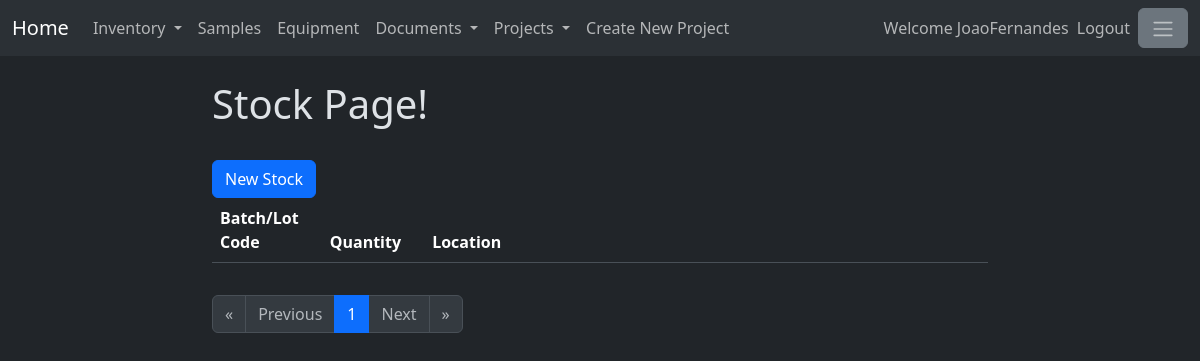
/stock/ (signed in), run on an earlier commit of the app's database.
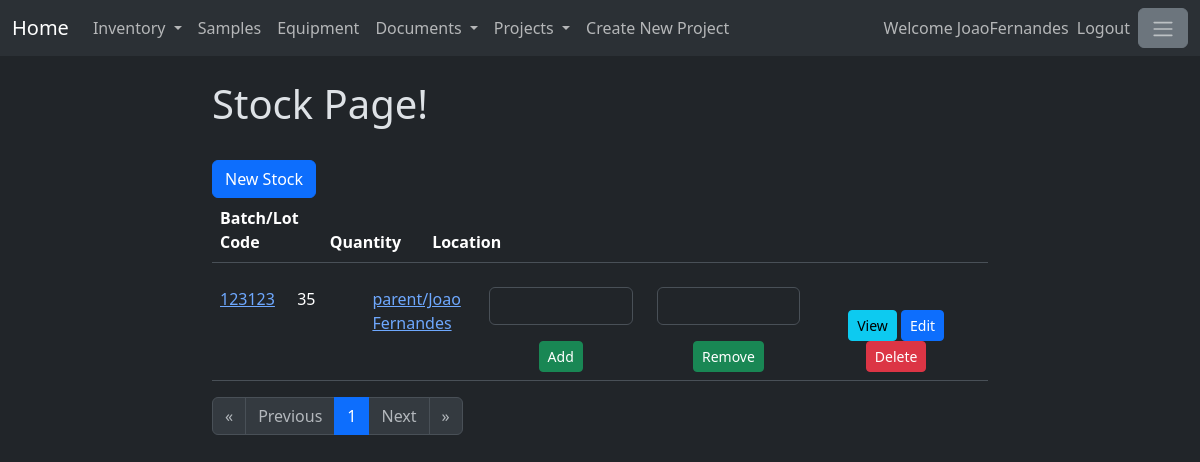
And on a later commit of the database.
### stock/models.py (models this page shows, shortened)
class Stock(models.Model):
    batchCode = models.CharField(max_length=200, blank=True, null=True)
    quantity = models.IntegerField()
    hasBatchCode = models.BooleanField()
    locationId = models.ForeignKey(Locations, on_delete=models.SET_NULL, null=True)
    itemId = models.ForeignKey(SuppliersItems, on_delete=models.CASCADE, null=True)
    price = models.DecimalField(max_digits=10, decimal_places=2, null=True, blank=True)
    isEnabled=models.BooleanField(default=True)

### location/models.py (models this page shows)
class Locations(models.Model):
    name = models.CharField(max_length=200)
    description = models.TextField()
    parentLocation=models.ForeignKey('self', on_delete=models.SET_NULL, null=True, related_name='_parentLocation')
    isEnabled=models.BooleanField(default=True)
    def __str__(self) -> str:
        if self.parentLocation==None:
            return self.name
        return self.parentLocation.__str__() + '/' + self.name

### stock/views.py (the view)
# urls.py: path('', views.stockList, name = 'listStock'),
@login_required
def stockList(response):
    projects=Projects.objects.filter(isEnabled=True)
    projectform = CreateNewProject()
    stockListObjects = Stock.objects.filter(isEnabled=True)
    paginator = Paginator(stockListObjects,20)
    page_number = response.GET.get("page")
    page_obj = paginator.get_page(page_number)
    stockform = CreateNewItemStock(parentItem = 0)
    removeQuantityStockform = RemoveStockQuantity()
    addQuantityStockform = AddStockQuantity()
    return render(response, 'stockList.html', {'page_obj':page_obj,
                                                'stockform':stockform,
                                                'removeQuantityStockform':removeQuantityStockform,
                                                'addQuantityStockform':addQuantityStockform,
                                                'projects' : projects,
                                                    'projectform' : projectform})

### stock/forms.py
class CreateNewItemStock(forms.Form):
    def __init__(self, *args, **kwargs):
        parentItem = kwargs.pop('parentItem')
        super(CreateNewItemStock, self).__init__(*args, **kwargs)
        if parentItem == 0:
            self.fields['itemId'] = forms.ModelChoiceField(queryset=SuppliersItems.objects.filter(isEnabled=True),
                                        required=True,
                                        label='What\' the Item')
        else:
            self.fields['itemId'] = forms.ModelChoiceField(queryset=SuppliersItems.objects.filter(itemId_id = parentItem).filter(isEnabled=True),
                                        required=True,
                                        label='What\' the Item')
        self.fields['batchCode'] = forms.CharField(label = 'Batch/Lot Code', max_length=200, required=True)
        self.fields['quantity'] = forms.IntegerField(label='Quantity', required=True)
        self.fields['locationId'] =forms.ModelChoiceField(queryset=Locations.objects.filter(isEnabled=True),
                                      required=True,
                                      label='Stock Location')

### stock/templates/stockList.html (shortened to what this page needs)
{% extends 'baseStock.html' %}
{% load crispy_forms_tags %}
{% block content %}
<h1> Stock Page! </h1>
<br>
<button type="button" class="btn btn-primary" data-bs-toggle="modal" data-bs-target="#stockModal">
    New Stock
  </button>
<br>
<table class="table" style="width: 100%;">
    <thead>
      <tr>
        <th width="10%" scope="col">Batch/Lot Code</th>
        <th width="10%" scope="col">Quantity</th>
        <th width="10%" scope="col">Location</th>
        <th width="50%" scope="col"> </th>
      </tr>
    </thead>
</table>
<div style="width:100%; overflow:auto; max-height:500px;">
  <table class="table">
      <tbody>
        {% for stock in page_obj %}
            {% include 'stock_details.html'  %}
        {% endfor %}
      </tbody>
  </table>
</div>
<nav aria-label="Page navigation">
  <ul class="pagination">
      {%if page_obj.has_previous%}
          <li class="page-item">
              <a class="page-link" href="?page=1" aria-label="First">
              <span aria-hidden="true">&laquo;</span>
              </a>
          </li>
          <li class="page-item">
              <a class="page-link" href="?page={{page_obj.previous_page_number}}" aria-label="Previous">
              <span aria-hidden="true">Previous</span>
              </a>
          </li>
      {% else %}
          <li class="page-item">
              <span class="page-link disabled" aria-hidden="true">&laquo;</span>
          </li>
          <li class="page-item">
              <span class="page-link disabled" aria-hidden="true">Previous</span>
          </li>
      {% endif%}
      {% for page in page_obj.paginator.page_range %}
          {% if page == page_obj.number %}
              <li class="page-item active"><a class="page-link" href="?page={{page}}">{{page}}</a></li>
          {% else %}
              <li class="page-item"><a class="page-link" href="?page={{page}}">{{page}}</a></li>
          {% endif %}
      {% endfor %}
      {%if page_obj.has_next%}
          <li class="page-item">
              <a class="page-link" href="?page={{page_obj.next_page_number}}" aria-label="Next">
              <span aria-hidden="true">Next</span>
              </a>
          </li>
          <li class="page-item">
              <a class="page-link" href="?page={{page_obj.paginator.num_pages}}" aria-label="Last">
              <span aria-hidden="true">&raquo;</span>
              </a>
          </li>
      {% else %}
          <li class="page-item">
              <span class="page-link disabled" aria-hidden="true">Next</span>
          </li>
          <li class="page-item">
              <span class="page-link disabled" aria-hidden="true">&raquo;</span>
          </li>
      {% endif%}
  </ul>
</nav>
{% endblock %}

### stock/templates/stock_details.html (shortened to what this page needs)
{% load crispy_forms_tags %}
<tr hx-target="this" hx-swap="outerHTML">
    <td width="10%">
        <a href="{% url 'specificStock' stock.id %}">
            {{stock.batchCode}}
        </a>
    </td>
    <td width="10%">
        {{stock.quantity}}
    </td>
    <td width="10%">
        <a href="{% url 'specificLocation' stock.locationId.id %}">
            {{stock.locationId}}
        </a>
    </td>
    <td width="70%">
        <div class="container text-center">
            <div class="row align-items-end">
              <div class="col">
                <form method="post" hx-post="{% url 'editStockHTMX' stock.id%}">
                    {{ addQuantityStockform|crispy }}
                    <button  type="submit" class="btn btn-success btn-sm">
                        Add
                    </button>
                </form>
              </div>
              <div class="col">
                <form method="post" hx-post="{% url 'editStockHTMX' stock.id%}">
                    {{ removeQuantityStockform|crispy }}
                    <button  type="submit" class="btn btn-success btn-sm">
                        Remove
                    </button>
                </form>
              </div>
              <div class="col">
                <a class="btn btn-info btn-sm" href="{% url 'specificStock' stock.id %}">
                    View
                </a>
                <a class="btn btn-primary btn-sm" href="{% url 'editStock' stock.id %}">
                    Edit
                </a>
                <a class="btn btn-danger btn-sm" hx-post="{% url 'deleteStockHTMX' stock.id %}">
                    Delete
                </a>
              </div>
            </div>
        </div>
    </td>
</tr>

What changed in the data, as far as the page shows it:
added Stock: batchCode "123123", quantity "35", locationId "parent/Joao Fernandes"
